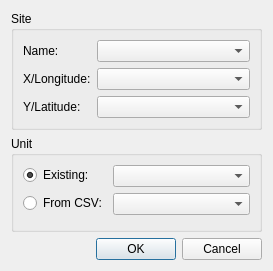
<?xml version="1.0" encoding="UTF-8"?>
<ui version="4.0">
 <class>DialogImportSitesCSV</class>
 <widget class="QDialog" name="DialogImportSitesCSV">
  <property name="geometry">
   <rect>
    <x>0</x>
    <y>0</y>
    <width>273</width>
    <height>271</height>
   </rect>
  </property>
  <property name="windowTitle">
   <string>Import from CSV</string>
  </property>
  <layout class="QVBoxLayout" name="verticalLayout">
   <item>
    <widget class="QGroupBox" name="groupBox">
     <property name="title">
      <string>Site</string>
     </property>
     <layout class="QFormLayout" name="formLayout">
      <item row="0" column="0">
       <widget class="QLabel" name="label">
        <property name="text">
         <string>Name:</string>
        </property>
       </widget>
      </item>
      <item row="0" column="1">
       <widget class="QComboBox" name="siteComboCSV"/>
      </item>
      <item row="1" column="0">
       <widget class="QLabel" name="label_2">
        <property name="text">
         <string>X/Longitude:</string>
        </property>
       </widget>
      </item>
      <item row="1" column="1">
       <widget class="QComboBox" name="lonComboCSV"/>
      </item>
      <item row="2" column="0">
       <widget class="QLabel" name="label_3">
        <property name="text">
         <string>Y/Latitude:</string>
        </property>
       </widget>
      </item>
      <item row="2" column="1">
       <widget class="QComboBox" name="latComboCSV"/>
      </item>
     </layout>
    </widget>
   </item>
   <item>
    <widget class="QGroupBox" name="groupBox_2">
     <property name="title">
      <string>Unit</string>
     </property>
     <layout class="QFormLayout" name="formLayout_2">
      <item row="0" column="0">
       <widget class="QRadioButton" name="radioUnitExisting">
        <property name="text">
         <string>Existing:</string>
        </property>
        <property name="checked">
         <bool>true</bool>
        </property>
        <attribute name="buttonGroup">
         <string notr="true">buttonGroup</string>
        </attribute>
       </widget>
      </item>
      <item row="0" column="1">
       <widget class="QComboBox" name="unitCombo"/>
      </item>
      <item row="1" column="0">
       <widget class="QRadioButton" name="radioUnitCSV">
        <property name="text">
         <string>From CSV:</string>
        </property>
        <attribute name="buttonGroup">
         <string notr="true">buttonGroup</string>
        </attribute>
       </widget>
      </item>
      <item row="1" column="1">
       <widget class="QComboBox" name="unitComboCSV"/>
      </item>
     </layout>
    </widget>
   </item>
   <item>
    <widget class="QDialogButtonBox" name="buttonBox">
     <property name="orientation">
      <enum>Qt::Horizontal</enum>
     </property>
     <property name="standardButtons">
      <set>QDialogButtonBox::Cancel|QDialogButtonBox::Ok</set>
     </property>
    </widget>
   </item>
  </layout>
 </widget>
 <resources/>
 <connections>
  <connection>
   <sender>buttonBox</sender>
   <signal>accepted()</signal>
   <receiver>DialogImportSitesCSV</receiver>
   <slot>accept()</slot>
   <hints>
    <hint type="sourcelabel">
     <x>248</x>
     <y>254</y>
    </hint>
    <hint type="destinationlabel">
     <x>157</x>
     <y>274</y>
    </hint>
   </hints>
  </connection>
  <connection>
   <sender>buttonBox</sender>
   <signal>rejected()</signal>
   <receiver>DialogImportSitesCSV</receiver>
   <slot>reject()</slot>
   <hints>
    <hint type="sourcelabel">
     <x>316</x>
     <y>260</y>
    </hint>
    <hint type="destinationlabel">
     <x>286</x>
     <y>274</y>
    </hint>
   </hints>
  </connection>
 </connections>
 <buttongroups>
  <buttongroup name="buttonGroup"/>
 </buttongroups>
</ui>
